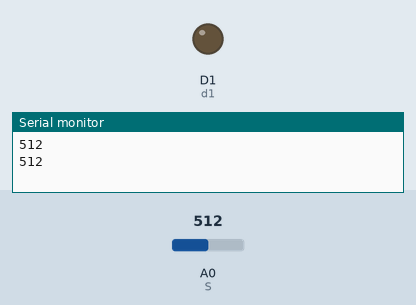
This sketch was run on a simulated ESP8266 (NodeMCU). On the bench: output pins drawn as LEDs (lit = HIGH), the last lines printed to the serial monitor. Inputs (shaded band) come from the test bench; at power-on: A0 (S) = 512.

Above: at 1.8 s.
1.9 s: A0 (S) set to 18
3.4 s: A0 (S) set to 14
At 4.6 s:
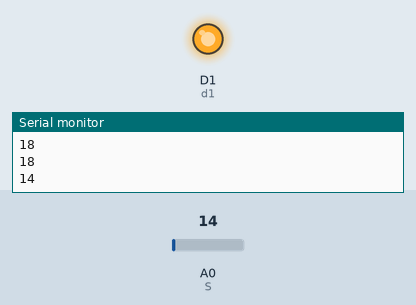
5.5 s: A0 (S) set to 122
At 7.2 s:
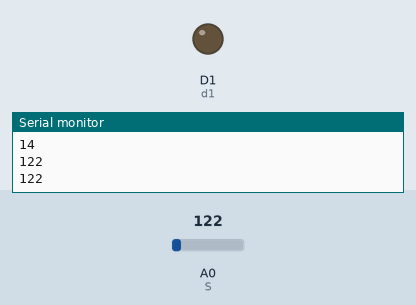
7.5 s: A0 (S) set to 5
At 8.9 s:
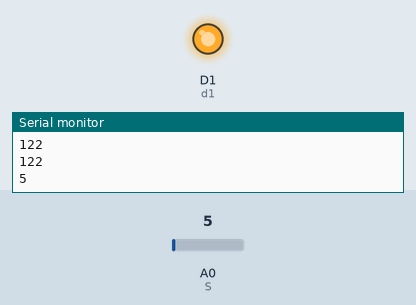
Timing chart, 0 to 10.5 s (numbered marks = the images above; inputs shaded):
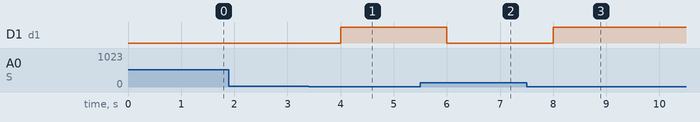

The sketch:

relay_led.ino
```cpp
int S = A0; // Analog Input
int d1=D1;
void setup()
{
 Serial.begin(115200); // 시리얼 통신 초기화
 pinMode(d1, OUTPUT);
 pinMode(S, INPUT);
}

void loop()
{
  int sensor=analogRead(S);

  if(sensor>15){             //센서값이 15 초과일때 NC
    digitalWrite(d1,LOW);
}
  else if(sensor<=15){       //센서값이 15 이하일때 NO
    digitalWrite(d1,HIGH);
  }
 Serial.println(sensor);
 delay(1000);
}
```

Measured:
- the behaviour switches between 16 and 15 on A0 (S) (found by bisection; images 0 and 1)
- after the input at 3.4 s, D1 (d1): LOW → HIGH after 0.60 s
- after the input at 5.5 s, D1 (d1): HIGH → LOW after 0.50 s
- after the input at 7.5 s, D1 (d1): LOW → HIGH after 0.50 s
